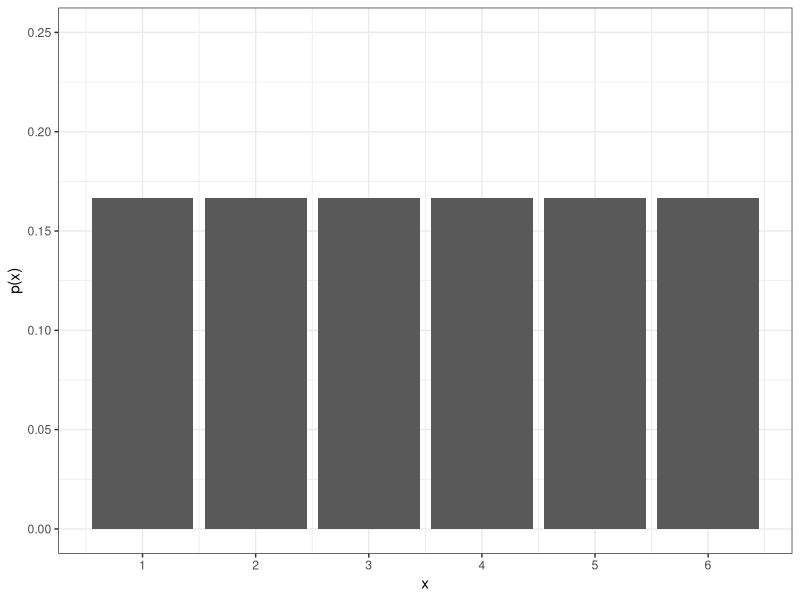
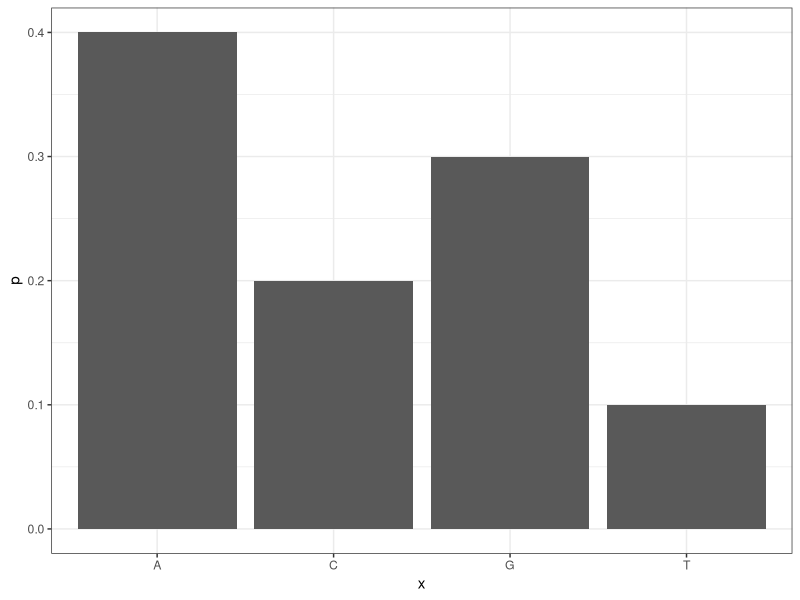
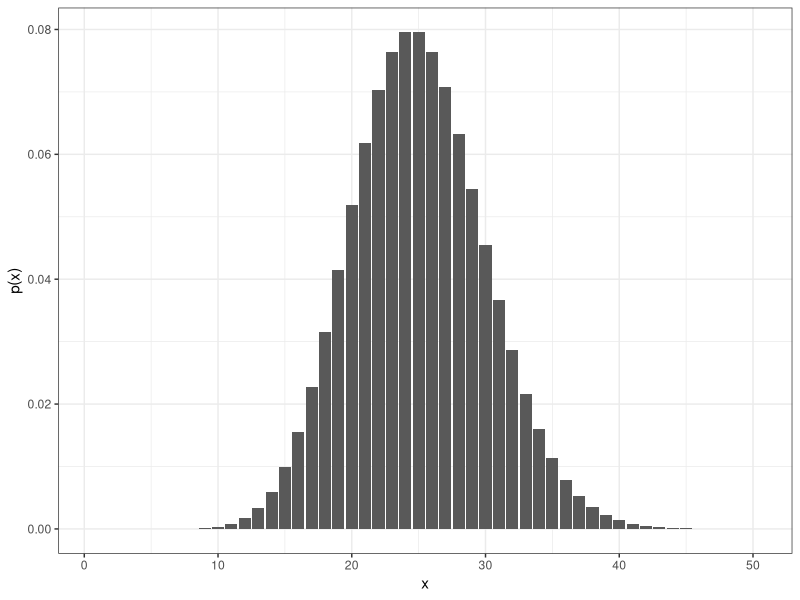

Reproduce these figures in R, in order. (Note: this script raises an error after producing the figures.)
## ---- chunk 1
#| label: setup
#| include: FALSE
library(ggplot2)
library(reshape2)
library(knitr)
library(kableExtra)
library(tidyverse)
library(ggthemes)

options(digits=2)
## ---- chunk 2
#| label: tbl-pmfdice
#| tbl-cap: "Probability mass function of a fair six-sided dice."
kable(matrix(c(as.character(1:6), format(rep(1/6,6), digits=3)),ncol=6, byrow=TRUE, dimnames=list(c('x','p(x)'), c()))) %>% kable_styling()
## ---- chunk 3
data.frame(x=1:6, p=1/6) %>% ggplot(aes(x=x, y=p)) + geom_bar(stat="identity") + theme_bw() + ylim(c(0,.25)) + scale_x_continuous(breaks = 1:6) + ylab("p(x)")
## ---- chunk 4
#| label: tbl-nucl
#| tbl-cap: "Probability mass function of a nucleotide site."
p <- c(A=0.4, C=0.2, T=0.1, G=0.3)
kable(matrix(c(names(p), p), ncol=4, byrow=TRUE, dimnames=list(c('x','p(x)'), c()))) %>% kable_styling()
## ---- chunk 5
#| label: fig-nucl
#| fig-cap: "Probability mass function of a nucleotide site."
#| fig-height: 3
#| fig-width: 7
#| out-width: "45%"
#| fig-align: 'center'
data.frame(p) %>% rownames_to_column("x") %>% ggplot(aes(x=x, y=p)) + geom_bar(stat="identity") + theme_bw()
## ---- chunk 6
x=1:50
ggplot(data.frame(x=x, fx=dpois(x, lambda=25)), aes(x,fx)) + geom_bar(stat="identity") + theme_bw() + ylab("p(x)")
## ---- chunk 7
knitr::include_graphics("figures/coinurn.png")
## ---- chunk 8
## A single coin toss
sample(c("H", "T"), size=1)
## Another coin toss
sample(c("H", "T"), size=1)
## ---- chunk 9
## 20 independent coin tosses
(coins <- sample(c("H", "T"), size=20, replace=TRUE))
## ---- chunk 10
## How many heads?
sum(coins == "H")
## ---- chunk 11
Nheads <- replicate(10000, {
  coins <- sample(c("H", "T"), size=20, replace=TRUE)
  sum(coins == "H")
})
## ---- chunk 12
hist(Nheads, breaks=0:20-0.5)
## ---- chunk 13
sum(Nheads >= 15)
## ---- chunk 14
#| label: fig-distr
#| fig-cap: "Probability mass functions for the binomial distribution (n=20, p=0.1, 0.3 or 0.5), hypergeometric distribution (N=100, n=20, p=0.1, 0.3 or 0.5), negative binomial distribution (n=20, r=n*p, p=0.1, 0.3 or 0.5) and Poisson distribution (n=20, p=0.1, 0.3 or 0.5)."
#| fig-width: 7
N=100
n=20
x <- 0:n
probs <- c(0.1, 0.3, 0.5)
df <- rbind(data.frame(prob=probs) |> group_by(prob) |> reframe(data.frame(x=x) |> mutate(px=dbinom(x, n, prob)), .groups="drop") |> mutate(distribution="Binomial"),
data.frame(prob=probs) |> group_by(prob) |> reframe(data.frame(x=x) |> mutate(px=dpois(x, n*prob)), .groups="drop") |> mutate(distribution="Poisson"),
data.frame(prob=probs) |> group_by(prob) |> reframe(data.frame(x=x) |> mutate(px=dnbinom(x, n*(1-prob), 1-prob)), .groups="drop") |> mutate(distribution="Negative binomial"),
data.frame(prob=probs) |> group_by(prob) |> reframe(data.frame(x=x) |> mutate(px=dhyper(x, round(N*prob), round(N*(1-prob)), n)), .groups="drop") |> mutate(distribution="Hypergeometric"))

df|>ggplot(aes(x=x, y=px, color=distribution, shape=factor(prob))) + geom_point(size=5) + geom_line() + theme_bw() + scale_color_colorblind() + ylab("p(x)") + scale_shape_discrete("")
